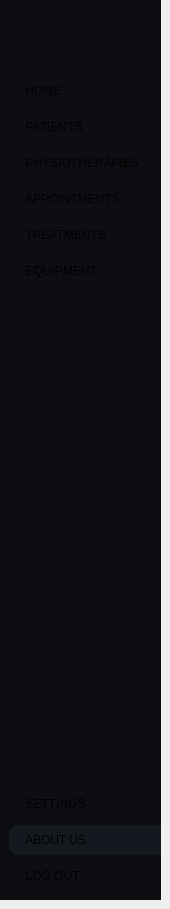
    <widget class="QWidget" name="about_us_page">
     <property name="styleSheet">
      <string notr="true">#about_us_page{
background-color : #15191f ; 
}</string>
     </property>
     <widget class="QWidget" name="SideMenu_8" native="true">
      <property name="geometry">
       <rect>
        <x>0</x>
        <y>0</y>
        <width>161</width>
        <height>900</height>
       </rect>
      </property>
      <property name="minimumSize">
       <size>
        <width>161</width>
        <height>900</height>
       </size>
      </property>
      <property name="maximumSize">
       <size>
        <width>161</width>
        <height>900</height>
       </size>
      </property>
      <property name="cursor">
       <cursorShape>CrossCursor</cursorShape>
      </property>
      <property name="styleSheet">
       <string notr="true">#SideMenu_8{
background-color : #0c0e12 ;
}
#SideMenu_8 QPushButton{
text-align : left ; 
padding  : 8px 10px ; 
border-top-left-radius : 10px ;
border-bottom-left-radius : 10px ; 
}
#SideMenu_8 QPushButton:hover {
    background-color: #15191f ; 
}</string>
      </property>
      <layout class="QVBoxLayout" name="verticalLayout_16">
       <property name="leftMargin">
        <number>9</number>
       </property>
       <property name="rightMargin">
        <number>0</number>
       </property>
       <item>
        <widget class="QLabel" name="label_6">
         <property name="minimumSize">
          <size>
           <width>0</width>
           <height>61</height>
          </size>
         </property>
         <property name="maximumSize">
          <size>
           <width>16777215</width>
           <height>45</height>
          </size>
         </property>
         <property name="styleSheet">
          <string notr="true">max-height : 45px ; 
margin-right : 9px ; </string>
         </property>
         <property name="text">
          <string/>
         </property>
         <property name="pixmap">
          <pixmap>../assets/solid care white version.png</pixmap>
         </property>
         <property name="scaledContents">
          <bool>true</bool>
         </property>
         <property name="alignment">
          <set>Qt::AlignCenter</set>
         </property>
        </widget>
       </item>
       <item>
        <widget class="QWidget" name="frame8_1" native="true">
         <property name="sizePolicy">
          <sizepolicy hsizetype="Ignored" vsizetype="Preferred">
           <horstretch>0</horstretch>
           <verstretch>0</verstretch>
          </sizepolicy>
         </property>
         <property name="minimumSize">
          <size>
           <width>131</width>
           <height>0</height>
          </size>
         </property>
         <layout class="QVBoxLayout" name="verticalLayout_28">
          <property name="spacing">
           <number>6</number>
          </property>
          <property name="leftMargin">
           <number>0</number>
          </property>
          <property name="rightMargin">
           <number>0</number>
          </property>
          <item>
           <widget class="QPushButton" name="home_8">
            <property name="styleSheet">
             <string notr="true"/>
            </property>
            <property name="text">
             <string>  HOME</string>
            </property>
            <property name="icon">
             <iconset>
              <normaloff>../assets/icons/home.svg</normaloff>../assets/icons/home.svg</iconset>
            </property>
            <property name="iconSize">
             <size>
              <width>20</width>
              <height>20</height>
             </size>
            </property>
           </widget>
          </item>
          <item>
           <widget class="QPushButton" name="clients_8">
            <property name="styleSheet">
             <string notr="true"/>
            </property>
            <property name="text">
             <string>  PATIENTS</string>
            </property>
            <property name="icon">
             <iconset>
              <normaloff>../assets/icons/users.svg</normaloff>../assets/icons/users.svg</iconset>
            </property>
            <property name="iconSize">
             <size>
              <width>20</width>
              <height>20</height>
             </size>
            </property>
           </widget>
          </item>
          <item>
           <widget class="QPushButton" name="employees_8">
            <property name="styleSheet">
             <string notr="true"/>
            </property>
            <property name="text">
             <string>  PHYSIOTHERAPIES</string>
            </property>
            <property name="icon">
             <iconset>
              <normaloff>../assets/icons/users.svg</normaloff>../assets/icons/users.svg</iconset>
            </property>
            <property name="iconSize">
             <size>
              <width>20</width>
              <height>20</height>
             </size>
            </property>
           </widget>
          </item>
          <item>
           <widget class="QPushButton" name="appointements_8">
            <property name="styleSheet">
             <string notr="true"/>
            </property>
            <property name="text">
             <string>  APPOINTMENTS</string>
            </property>
            <property name="icon">
             <iconset>
              <normaloff>../assets/icons/calendar.svg</normaloff>../assets/icons/calendar.svg</iconset>
            </property>
            <property name="iconSize">
             <size>
              <width>20</width>
              <height>20</height>
             </size>
            </property>
           </widget>
          </item>
          <item>
           <widget class="QPushButton" name="treatments_8">
            <property name="styleSheet">
             <string notr="true"/>
            </property>
            <property name="text">
             <string>  TREATMENTS</string>
            </property>
            <property name="icon">
             <iconset>
              <normaloff>../assets/icons/activity.svg</normaloff>../assets/icons/activity.svg</iconset>
            </property>
            <property name="iconSize">
             <size>
              <width>20</width>
              <height>20</height>
             </size>
            </property>
           </widget>
          </item>
          <item>
           <widget class="QPushButton" name="stock_8">
            <property name="styleSheet">
             <string notr="true"/>
            </property>
            <property name="text">
             <string>  EQUIPMENT</string>
            </property>
            <property name="icon">
             <iconset>
              <normaloff>../assets/icons/layers.svg</normaloff>../assets/icons/layers.svg</iconset>
            </property>
            <property name="iconSize">
             <size>
              <width>20</width>
              <height>20</height>
             </size>
            </property>
           </widget>
          </item>
         </layout>
        </widget>
       </item>
       <item>
        <spacer name="verticalSpacer_6">
         <property name="orientation">
          <enum>Qt::Vertical</enum>
         </property>
         <property name="sizeHint" stdset="0">
          <size>
           <width>140</width>
           <height>318</height>
          </size>
         </property>
        </spacer>
       </item>
       <item>
        <widget class="QWidget" name="frame8_2" native="true">
         <layout class="QVBoxLayout" name="verticalLayout_18">
          <property name="leftMargin">
           <number>0</number>
          </property>
          <property name="rightMargin">
           <number>0</number>
          </property>
          <item>
           <widget class="QPushButton" name="settings_8">
            <property name="styleSheet">
             <string notr="true"/>
            </property>
            <property name="text">
             <string>  SETTINGS</string>
            </property>
            <property name="icon">
             <iconset>
              <normaloff>../assets/icons/settings.svg</normaloff>../assets/icons/settings.svg</iconset>
            </property>
            <property name="iconSize">
             <size>
              <width>20</width>
              <height>20</height>
             </size>
            </property>
           </widget>
          </item>
          <item>
           <widget class="QPushButton" name="about_us_8">
            <property name="styleSheet">
             <string notr="true">#about_us_8{
background-color : #15191f ;
} </string>
            </property>
            <property name="text">
             <string>  ABOUT US</string>
            </property>
            <property name="icon">
             <iconset>
              <normaloff>../assets/icons/info.svg</normaloff>../assets/icons/info.svg</iconset>
            </property>
            <property name="iconSize">
             <size>
              <width>20</width>
              <height>20</height>
             </size>
            </property>
           </widget>
          </item>
          <item>
           <widget class="QPushButton" name="logout_8">
            <property name="styleSheet">
             <string notr="true"/>
            </property>
            <property name="text">
             <string>  LOG OUT</string>
            </property>
            <property name="icon">
             <iconset>
              <normaloff>../assets/icons/log-out.svg</normaloff>../assets/icons/log-out.svg</iconset>
            </property>
            <property name="iconSize">
             <size>
              <width>20</width>
              <height>20</height>
             </size>
            </property>
           </widget>
          </item>
         </layout>
        </widget>
       </item>
      </layout>
     </widget>
    </widget>
